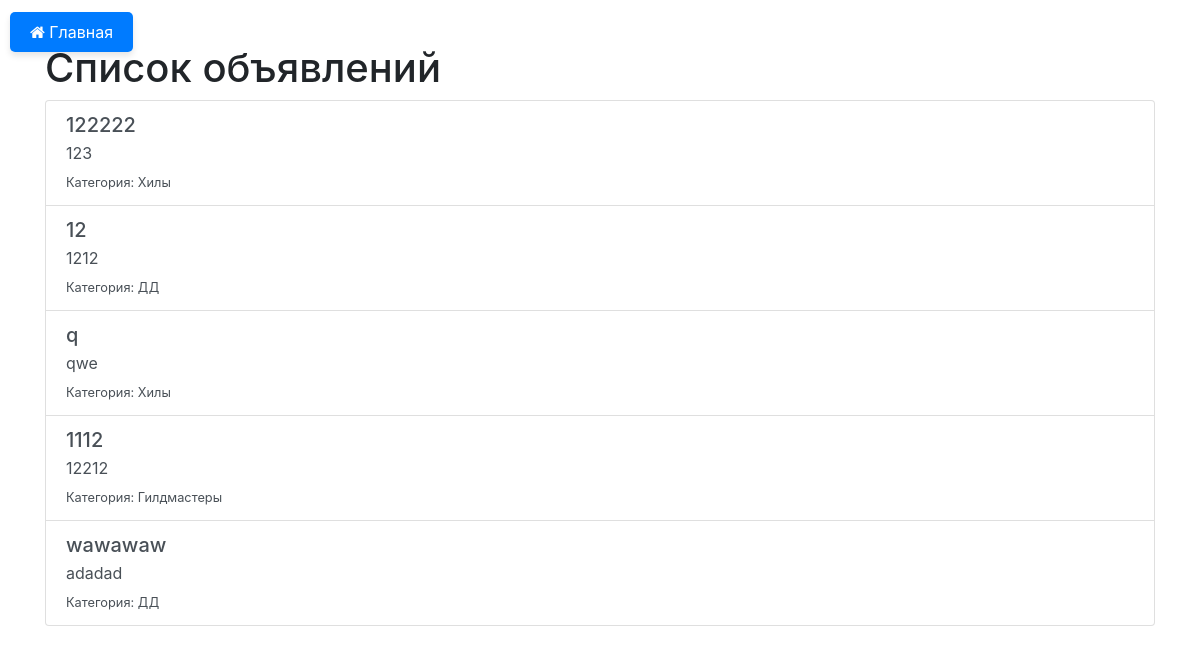
Page /app/ on the earlier database version.
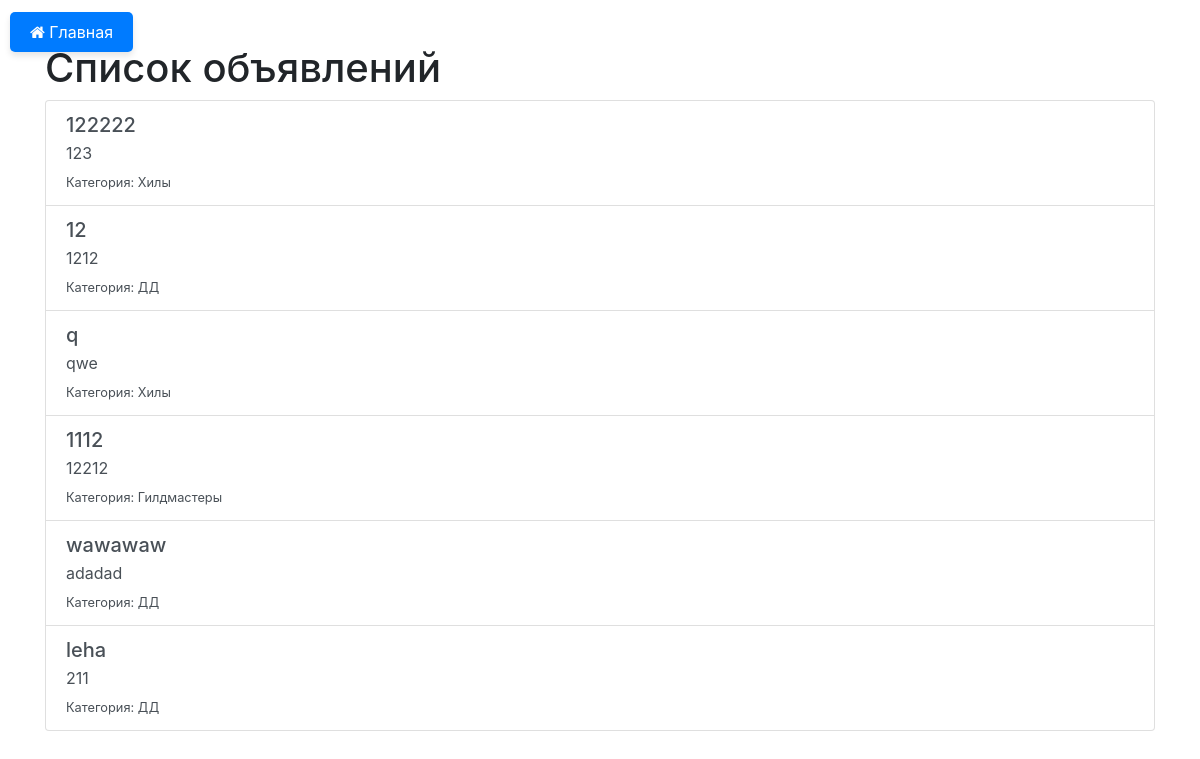
Same page on the later database version.
### app/models.py (models this page shows, shortened)
class Announcement(models.Model):
    title = models.CharField(max_length=200)
    content = models.TextField()
    category = models.ForeignKey(Category, on_delete=models.CASCADE, related_name='announcements')
    author = models.ForeignKey(User, on_delete=models.CASCADE, related_name='announcements')
    image = models.ImageField(upload_to='images/', blank=True, null=True)
    video_url = models.URLField(blank=True, null=True)
    created_at = models.DateTimeField(auto_now_add=True)
    updated_at = models.DateTimeField(auto_now=True)

class Category(models.Model):
    name = models.CharField(max_length=200)
    subscribers = models.ManyToManyField(User, related_name='subscribed_categories')

### app/views.py (the view)
# urls.py: path('', AnnouncementListView.as_view(), name='announcement-list'),
class AnnouncementListView(ListView):
    model = Announcement
    template_name = 'announcements/list.html'
    context_object_name = 'announcements'

### app/templates/announcements/list.html (shortened to what this page needs)
{% load static %}
<!DOCTYPE html>
<html lang="en">
<head>
    <a href="{% url 'home' %}" class="home-button"><i class="fa fa-home"></i> Главная</a>
    <link rel="stylesheet" href="{% static 'css/styles.css' %}">
    <link rel="stylesheet" href="https://stackpath.bootstrapcdn.com/bootstrap/4.5.2/css/bootstrap.min.css">
    <link rel="stylesheet" href="https://cdnjs.cloudflare.com/ajax/libs/font-awesome/4.7.0/css/font-awesome.min.css">
</head>
<body>
    <div class="container">
        <h1>Список объявлений</h1>
        {% if announcements %}
            <div class="list-group">
                {% for announcement in announcements %}
                    <a href="{% url 'announcement-detail' announcement.pk %}" class="list-group-item list-group-item-action">
                        <h5 class="mb-1">{{ announcement.title }}</h5>
                        <p class="mb-1">{{ announcement.content|truncatewords:20 }}</p>
                        <small>Категория: {{ announcement.category.name }}</small>
                    </a>
                {% endfor %}
            </div>
        {% else %}
            <p>Нет объявлений.</p>
        {% endif %}
    </div>
</body>
</html>

Differences in the rows shown:
added Announcement: title "leha", content "211", category.name "ДД"
